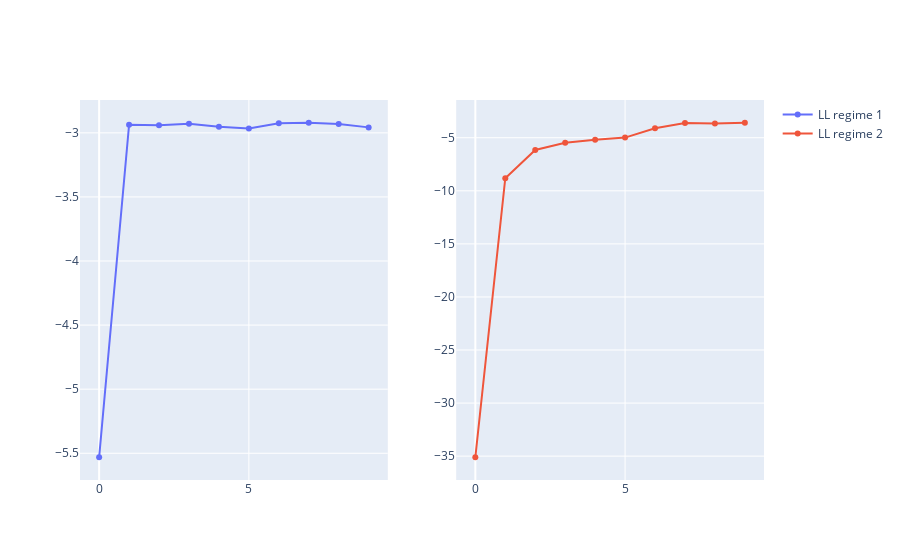

Notebook cell for this chart:
### Code cell
ll_fig = make_subplots(rows=1, cols=2)

ll_fig.add_trace(go.Scatter(x=list(range(n_iters)), y=mean_log_lik[:, 0], name="LL regime 1"), row=1, col=1)
ll_fig.add_trace(go.Scatter(x=list(range(n_iters)), y=mean_log_lik[:, 1], name="LL regime 2"), row=1, col=2)

ll_fig.show()

### Figure 1 — Plotly figure (JSON) as saved in the notebook; plotly's stock layout.template omitted (floating-point values rounded to 4 significant figures)
{"data": [{"name": "LL regime 1", "type": "scatter", "x": [0, 1, 2, 3, 4, 5, 6, 7, 8, 9], "xaxis": "x", "y": [-5.531, -2.937, -2.94, -2.929, -2.953, -2.966, -2.925, -2.921, -2.931, -2.957], "yaxis": "y"}, {"name": "LL regime 2", "type": "scatter", "x": [0, 1, 2, 3, 4, 5, 6, 7, 8, 9], "xaxis": "x2", "y": [-35.1, -8.81, -6.155, -5.482, -5.191, -4.989, -4.111, -3.611, -3.664, -3.589], "yaxis": "y2"}], "layout": {"xaxis": {"anchor": "y", "domain": [0, 0.45]}, "xaxis2": {"anchor": "y2", "domain": [0.55, 1]}, "yaxis": {"anchor": "x", "domain": [0, 1]}, "yaxis2": {"anchor": "x2", "domain": [0, 1]}}}
